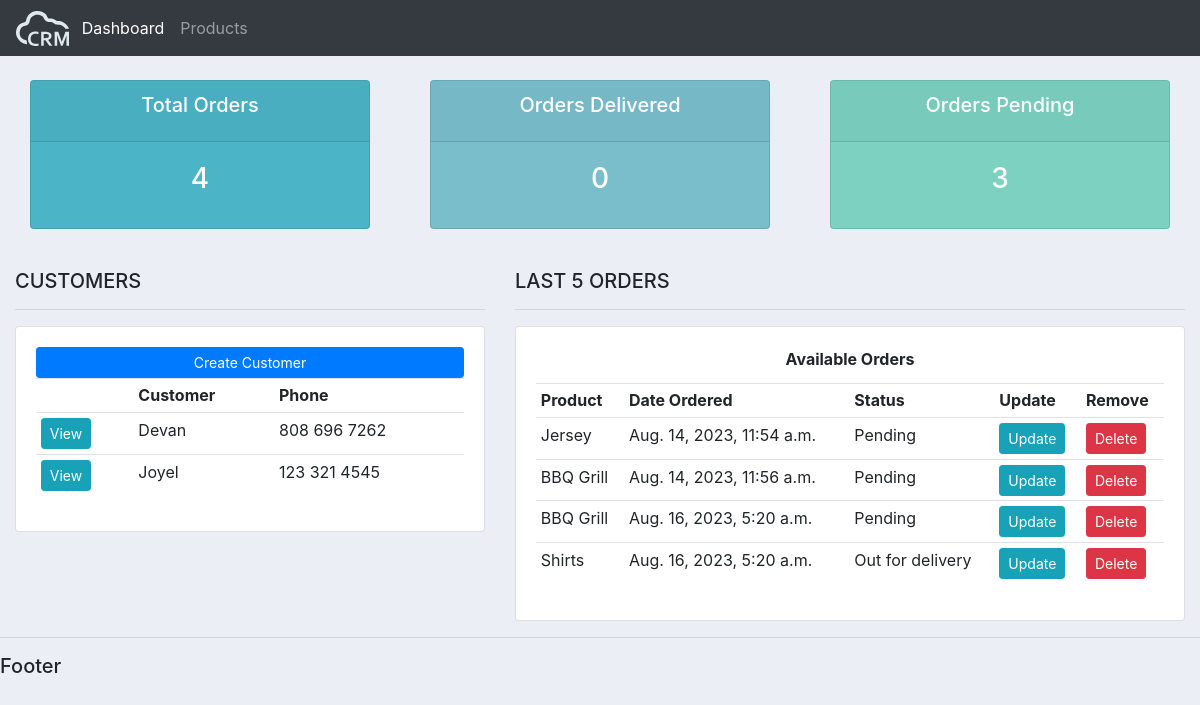
Before: / with the older database file.
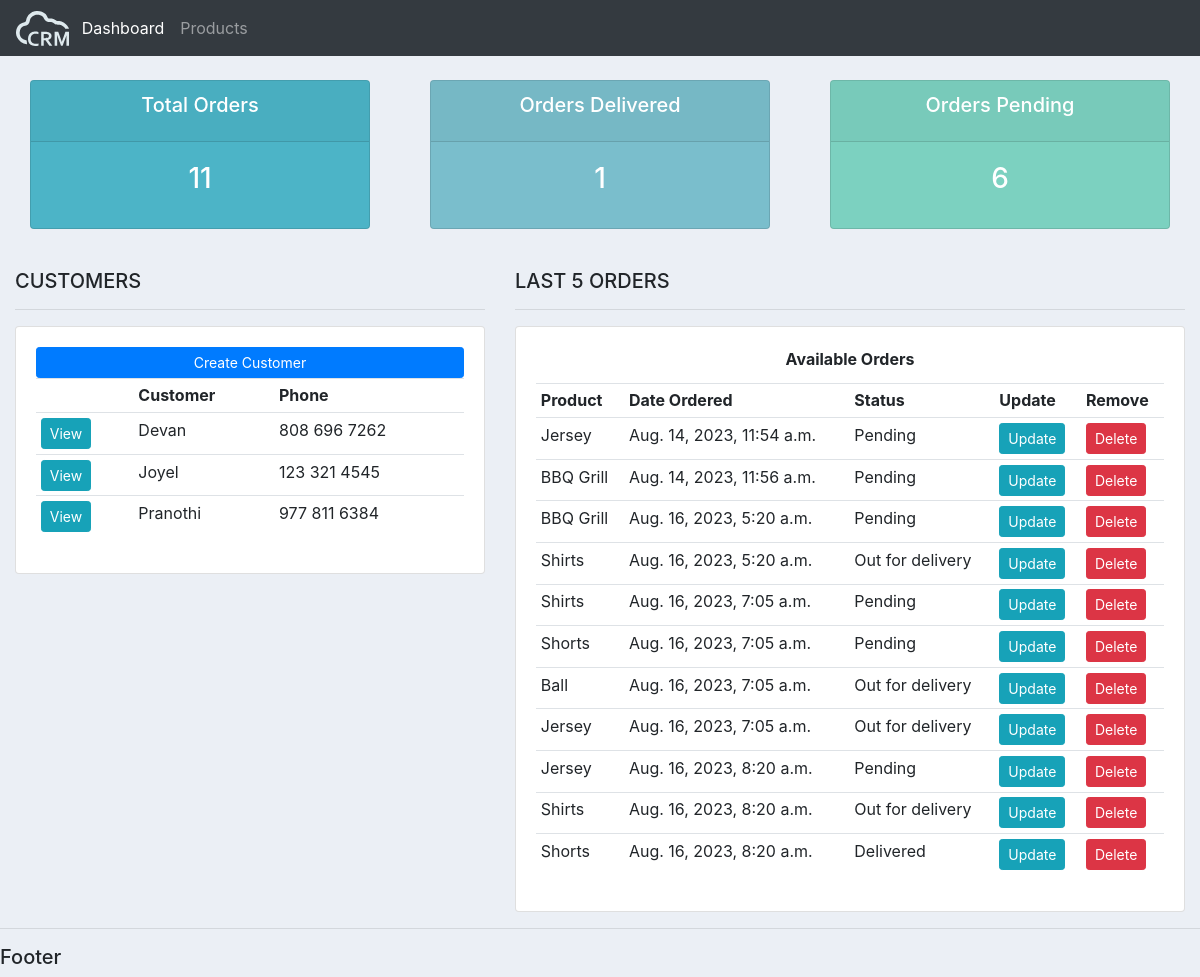
After: the same page with the newer database file.
### accounts/models.py (models this page shows, shortened)
class Customer(models.Model):
    name = models.CharField(max_length = 200, null = True)
    phone = models.CharField(max_length = 200, null = True)
    email = models.CharField(max_length = 200, null = True)
    date_created = models.DateTimeField(auto_now_add = True, null = True)

class Order(models.Model):
    STATUS = (
        ('Pending', 'Pending'),
        ('Out for delivery','Out for delivery'),
        ('Delivered', 'Delivered')
    )
    customer = models.ForeignKey(Customer, null=True, on_delete=models.SET_NULL)
    product = models.ForeignKey(Product, null=True, on_delete=models.SET_NULL)
    date_created = models.DateTimeField(auto_now_add = True, null = True)
    status = models.CharField(max_length = 200, null = True, choices=STATUS)
    note = models.CharField(max_length=200, null = True)

class Product(models.Model):
    CATEGORY = (
        ('Indoor', 'Indoor'),
        ('Outdoor', 'Outdoor')
    )
    name = models.CharField(max_length = 200, null = True)
    price = models.FloatField(null = True)
    category = models.CharField(max_length = 200, null = True, choices=CATEGORY)
    description = models.CharField(max_length = 200, null = True, blank=True)
    date_created = models.DateTimeField(auto_now_add = True, null = True)
    tags = models.ManyToManyField(Tag)
    def __str__(self) -> str:
        return self.name

### accounts/views.py (the view)
# urls.py: path('', views.home, name="home"),
def home(request):
    orders = Order.objects.all()
    customers = Customer.objects.all()
    total_customer = customers.count()
    total_orders = orders.count()
    delivered = orders.filter(status='Delivered').count()
    pending = orders.filter(status='Pending').count()
    context = {'orders': orders, 'customers': customers, 'total_orders':total_orders, 'delivered': delivered, 'pending':pending}
    return render(request,'accounts/dashboard.html', context)

### accounts/templates/accounts/dashboard.html (shortened to what this page needs)
{% extends 'accounts/main.html' %}
{% block content %}
{% include 'accounts/status.html' %}
<br>
<div class="container-fluid">
    <div class="row">
        <div class="col-md-5">
            <h5>CUSTOMERS</h5>
            <hr>
            <div class="card card-body">
                <a class="btn btn-primary btn-sm btn-block" href={% url 'create_customer' %}>Create Customer</a>
                <table class ="table table-sm">
                    <tr>
                        <th></th>
                        <th>Customer</th>
                        <th>Phone</th>
                    </tr>
                    {% for customer in customers %}
                        <tr>
                            <td><a class="btn btn-sm btn-info" href="{% url 'customer' customer.id%}">View</a></td>
                            <td>{{customer.name}}</td>
                            <td>{{customer.phone}}</td>
                        </tr>
                    {% endfor %}
                </table>
            </div>
        </div>
        <div class="col-md-7">
            <h5>LAST 5 ORDERS</h5>
            <hr>
            <div class="card card-body">
                <div class="card-title" style="display:flex; justify-content: center; font-weight: 700">Available Orders</div>
                <table class ="table table-sm">
                    <tr>
                        <th>Product</th>
                        <th>Date Ordered</th>
                        <th>Status</th>
                        <th>Update</th>
                        <th>Remove</th>
                    </tr>
                    {% for order in orders %}
                        <tr>
                            <td>{{order.product}}</td>
                            <td>{{order.date_created}}</td>
                            <td>{{order.status}}</td>
                            <td><a class="btn btn-sm btn-info" href={% url 'update_order' order.id %}>Update</a></td>
                            <td><a class="btn btn-sm btn-danger" href={% url 'delete_order' order.id%}>Delete</a></td>
                        </tr>
                    {% endfor %}
                </table>
            </div>
        </div>
    </div>
</div>
{% endblock  %}

### accounts/templates/accounts/main.html (shortened to what this page needs)
{% load static %}
<!DOCTYPE html>
<html lang="en">
<head>
    <link rel="stylesheet" href="https://cdn.jsdelivr.net/npm/bootstrap@4.4.1/dist/css/bootstrap.min.css">
    <link rel="stylesheet" href="{% static '/css/main.css' %}">
</head>
<body>
    {% include 'accounts/navbar.html' %}
    {% block content %}
    {% endblock %}
    <hr>
    <h5>Footer</h5>
</body>
</html>

### accounts/templates/accounts/navbar.html (shortened to what this page needs)
{% load static %}
<nav class="navbar navbar-expand-lg navbar-dark bg-dark">
    <img style="height: 35px; padding-right: 5px;" src="{% static 'images/Vector.svg' %}" alt="">
    <div class="collapse navbar-collapse" id="navbarNav">
      <ul class="navbar-nav">
        <li class="nav-item active">
          <a class="nav-link" href="{% url 'home' %}">Dashboard</a>
        </li>
        <li class="nav-item">
          <a class="nav-link" href="{% url 'products' %}">Products</a>
        </li>
      </ul>
    </div>
</nav>

### accounts/templates/accounts/status.html
<br>
<div class="container-fluid">
    <div class="row">
        <div class="col">
            <div class="col-md">
                <div class="card text-center text-white mb-3" id="total-orders">
                    <div class="card-header">
                        <h5 class="card-title">Total Orders</h5>
                    </div>
                    <div class="card-body">
                        <h3 class="card-title">{{total_orders}}</h3>
                    </div>
                </div>
            </div>
        </div>
        <div class="col">
            <div class="col-md">
                <div class="card text-center text-white mb-3" id="orders-delivered">
                    <div class="card-header">
                        <h5 class="card-title">Orders Delivered</h5>
                    </div>
                    <div class="card-body">
                        <h3 class="card-title">{{delivered}}</h3>
                    </div>
                </div>
            </div>
        </div>
        <div class="col">
            <div class="col-md">
                <div class="card text-center text-white mb-3" id="orders-pending">
                    <div class="card-header">
                        <h5 class="card-title">Orders Pending</h5>
                    </div>
                    <div class="card-body">
                        <h3 class="card-title">{{pending}}</h3>
                    </div>
                </div>
            </div>
        </div>
    </div>
</div>

### static/css/main.css (style rules this page uses)
body { background-color: #ebeff5; }
#total-orders { background-color: #4cb4c7; }
#orders-delivered { background-color: #7abecc ; }
#orders-pending { background-color: #7cd1c0; }

Changed rows visible on the page:
added Customer: name "Pranothi", phone "977 811 6384"
added Order: product "Shirts", date_created "Aug. 16, 2023, 7:05 a.m.", status "Pending"
added Order: product "Shorts", date_created "Aug. 16, 2023, 7:05 a.m.", status "Pending"
added Order: product "Ball", date_created "Aug. 16, 2023, 7:05 a.m.", status "Out for delivery"
added Order: product "Jersey", date_created "Aug. 16, 2023, 7:05 a.m.", status "Out for delivery"
added Order: product "Jersey", date_created "Aug. 16, 2023, 8:20 a.m.", status "Pending"
added Order: product "Shirts", date_created "Aug. 16, 2023, 8:20 a.m.", status "Out for delivery"
added Order: product "Shorts", date_created "Aug. 16, 2023, 8:20 a.m.", status "Delivered"
Other visible differences:
{{ total_orders }}: "4" → "11"
{{ delivered }}: "0" → "1"
{{ pending }}: "3" → "6"
